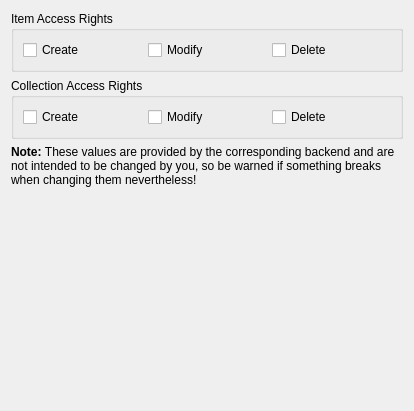
<ui version="4.0" >
 <class>CollectionAclPage</class>
 <widget class="QWidget" name="CollectionAclPage" >
  <property name="geometry" >
   <rect>
    <x>0</x>
    <y>0</y>
    <width>414</width>
    <height>411</height>
   </rect>
  </property>
  <layout class="QVBoxLayout" name="verticalLayout" >
   <item>
    <widget class="QGroupBox" name="groupBox" >
     <property name="title" >
      <string>Item Access Rights</string>
     </property>
     <layout class="QHBoxLayout" name="horizontalLayout" >
      <item>
       <widget class="QCheckBox" name="createItem" >
        <property name="text" >
         <string>Create</string>
        </property>
       </widget>
      </item>
      <item>
       <widget class="QCheckBox" name="changeItem" >
        <property name="text" >
         <string>Modify</string>
        </property>
       </widget>
      </item>
      <item>
       <widget class="QCheckBox" name="deleteItem" >
        <property name="text" >
         <string>Delete</string>
        </property>
       </widget>
      </item>
     </layout>
    </widget>
   </item>
   <item>
    <widget class="QGroupBox" name="groupBox_2" >
     <property name="title" >
      <string>Collection Access Rights</string>
     </property>
     <layout class="QHBoxLayout" name="horizontalLayout_2" >
      <item>
       <widget class="QCheckBox" name="createCollection" >
        <property name="text" >
         <string>Create</string>
        </property>
       </widget>
      </item>
      <item>
       <widget class="QCheckBox" name="changeCollection" >
        <property name="text" >
         <string>Modify</string>
        </property>
       </widget>
      </item>
      <item>
       <widget class="QCheckBox" name="deleteCollection" >
        <property name="text" >
         <string>Delete</string>
        </property>
       </widget>
      </item>
     </layout>
    </widget>
   </item>
   <item>
    <widget class="QLabel" name="label" >
     <property name="text" >
      <string>&lt;b>Note: &lt;/b>These values are provided by the corresponding backend and are not intended to be changed by you, so be warned if something breaks when changing them nevertheless!</string>
     </property>
     <property name="wordWrap" >
      <bool>true</bool>
     </property>
    </widget>
   </item>
   <item>
    <spacer name="verticalSpacer" >
     <property name="orientation" >
      <enum>Qt::Vertical</enum>
     </property>
     <property name="sizeHint" stdset="0" >
      <size>
       <width>20</width>
       <height>210</height>
      </size>
     </property>
    </spacer>
   </item>
  </layout>
 </widget>
 <resources/>
 <connections/>
</ui>
